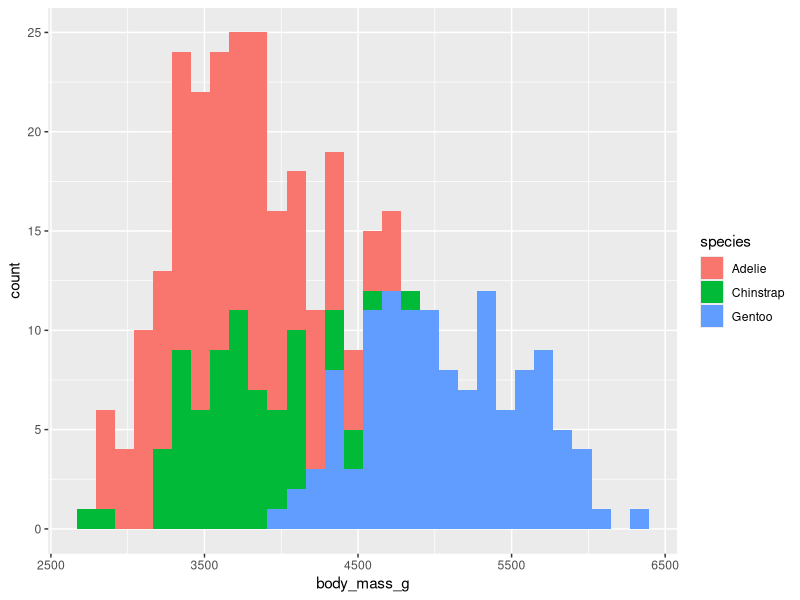
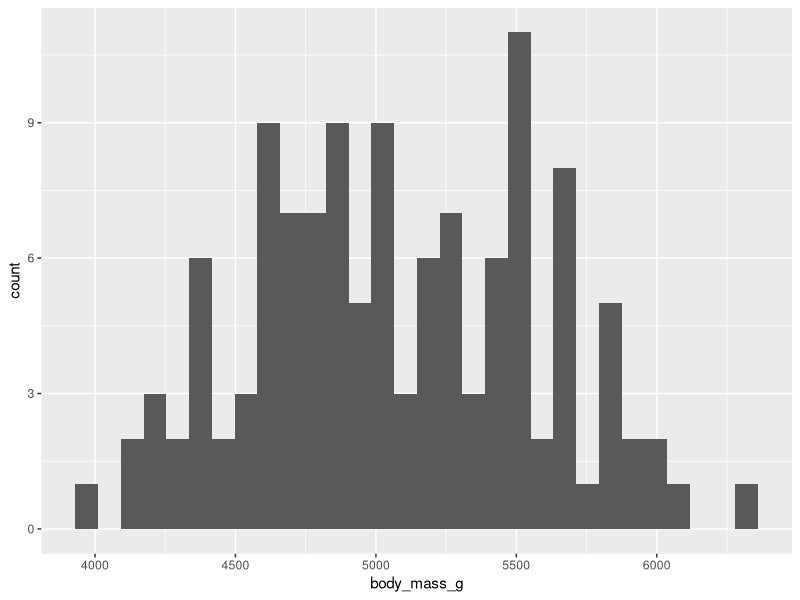
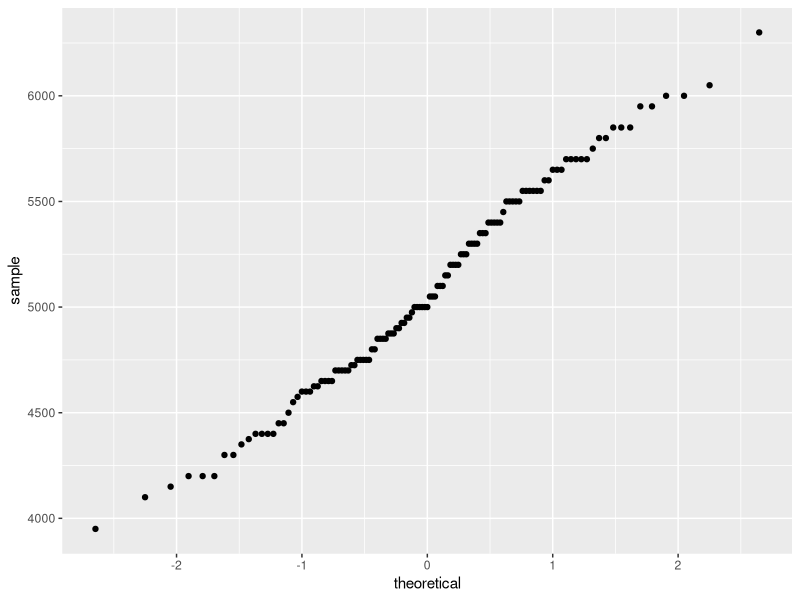
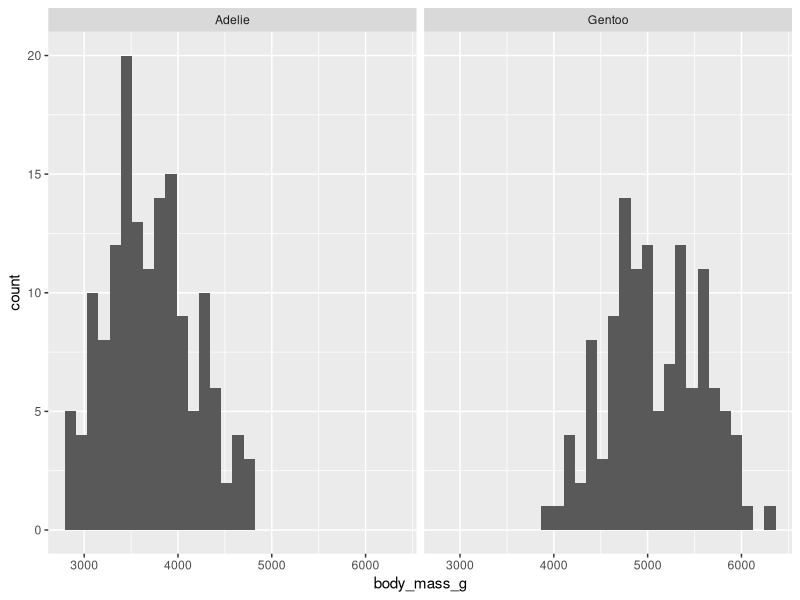
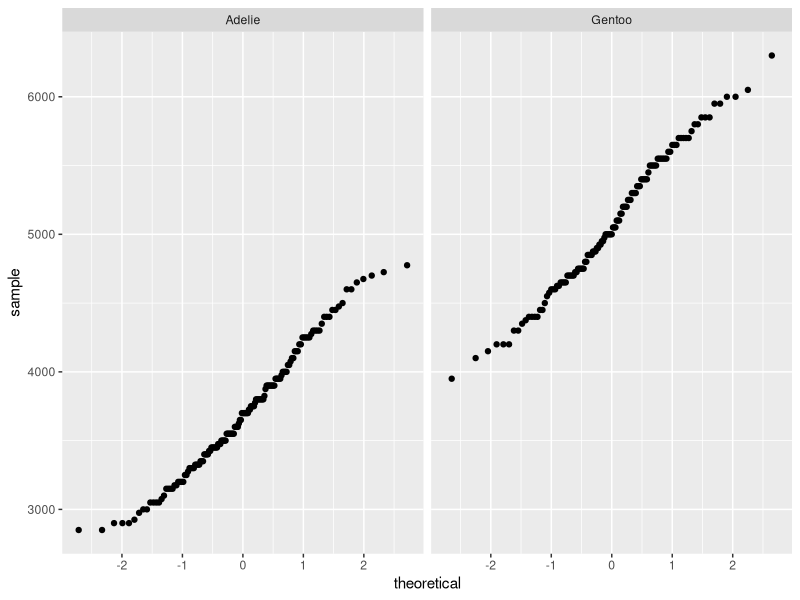

Generate these figures, in order, with R:
## ----setup, include=FALSE-------------------------------------------------------------------
knitr::opts_chunk$set(fig.width=6, fig.asp = 0.618, collapse=TRUE) 


## ---- message=FALSE-------------------------------------------------------------------------
library(tidyverse)
library(palmerpenguins)
library(rstatix)
library(knitr)  # prints pretty tables


## -------------------------------------------------------------------------------------------
# Two great functions for looking at the first few rows of your variables:
head(penguins)
glimpse(penguins)

# Summary statistics. Note # of observations and NAs
summary(penguins)

ggplot(data=penguins) +
  geom_histogram(aes(x=body_mass_g, fill=species))


## -------------------------------------------------------------------------------------------
# Separate just the Gentoo from all the penguin data
gentoo = penguins %>% 
  filter(species=="Gentoo") 

# Quickly visualize the body mass data
ggplot(data=gentoo) +
  geom_histogram(aes(x=body_mass_g))

# Calculate the mean and standard deviation Gentoo body mass in our data (sometimes base R is more sensible than dplyr)
mean(gentoo$body_mass_g, na.rm=TRUE)
sd(gentoo$body_mass_g, na.rm=TRUE)


## -------------------------------------------------------------------------------------------
# Test for the presence of outliers in the Gentoo body mass data
gentoo %>%
  identify_outliers(body_mass_g)

# Note: here is a result from a made-up dataset where I added an outlier
# data.frame(dat=c(rnorm(100), 312)) %>% identify_outliers()  


## -------------------------------------------------------------------------------------------
# Check normality assumption with a qqplot:
ggplot(gentoo) +
  stat_qq(aes(sample=body_mass_g))


## -------------------------------------------------------------------------------------------
t.test(gentoo$body_mass_g, mu = 5950) # Base R

t_test_results = gentoo %>% t_test(body_mass_g ~ 1, mu = 5950) # dplyr-friendly version
kable(t_test_results)


## -------------------------------------------------------------------------------------------
gentoo %>% cohens_d(body_mass_g ~ 1, mu = 6500)


## -------------------------------------------------------------------------------------------
# Simplify the dataset to what we need
data_for_t_test = penguins %>%
  filter(species %in% c("Gentoo", "Adelie"),
         !is.na(body_mass_g)) %>%
  select(species, body_mass_g) %>%
  droplevels() # This removes the "Chinstrap" level from the species factor

# Calculate summary stats
data_for_t_test %>%
  group_by(species) %>%
  summarize(mean=mean(body_mass_g), sd=sd(body_mass_g))

# Plot a quick histogram:
ggplot(aes(x=body_mass_g), data=data_for_t_test) +
  geom_histogram() +
  facet_wrap(~species)

# Look for the presence of outliers
data_for_t_test %>%
  group_by(species) %>%
  identify_outliers(body_mass_g)

# Check normality assumption with a qqplot:
ggplot(data_for_t_test) +
  stat_qq(aes(sample=body_mass_g)) +
  facet_wrap(~species)

# Check equality of variances
data_for_t_test %>% levene_test(body_mass_g ~ species)


## -------------------------------------------------------------------------------------------
# Base R version:
t.test(data_for_t_test$body_mass_g ~ data_for_t_test$species)

# dplyr-friendly version:
data_for_t_test %>% 
  t_test(body_mass_g ~ species) 

# Calculate the effect size:
data_for_t_test %>%  cohens_d(body_mass_g ~ species)

